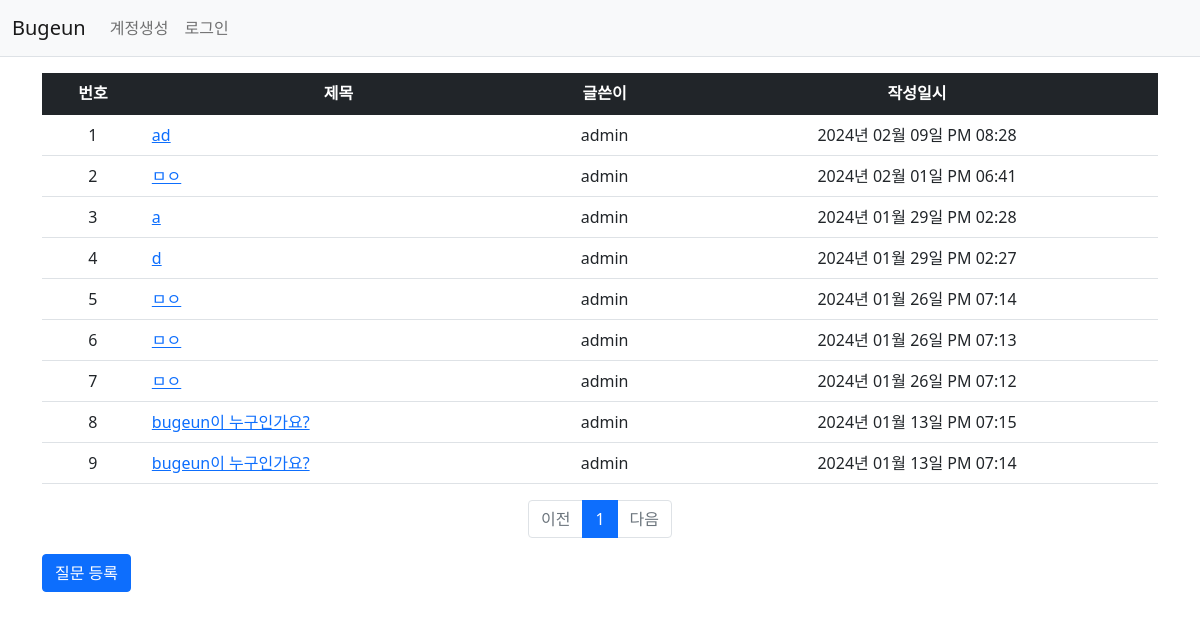
Page /question/list/ on the committed database.
### homepage/models.py (models this page shows)
class Question(db.Model):
    id = db.Column(db.Integer, primary_key=True)
    subject = db.Column(db.String(200), nullable=False)
    content = db.Column(db.Text(), nullable=False)
    create_date = db.Column(db.DateTime(), nullable=False)
    user_id = db.Column(db.Integer, db.ForeignKey('user.id', ondelete='CASCADE'), nullable=False)
    user = db.relationship('User', backref=db.backref('question_set'))
    modify_date = db.Column(db.DateTime(), nullable=True)
    voter = db.relationship('User', secondary=question_voter, backref=db.backref('question_voter_set'))

class User(db.Model):
    id = db.Column(db.Integer, primary_key=True)
    username = db.Column(db.String(150), unique=True, nullable=False)
    password = db.Column(db.String(200), nullable=False)
    email = db.Column(db.String(150), unique=True, nullable=False)
    pnumber = db.Column(db.String(150), unique=True, nullable=True)
    Hadress = db.Column(db.String(300), nullable=True)
    pcode = db.Column(db.String(150), nullable=True)
    Cadress = db.Column(db.String(200), nullable=True)
    Clitype = db.Column(db.String(20), nullable=True)
    Ncode = db.Column(db.String(50), nullable=True)

### homepage/views/question_views.py (the view)
@bp.route('/list/')
def _list():
    page = request.args.get('page', type=int, default=1)
    question_list = Question.query.order_by(Question.create_date.desc())
    question_list = question_list.paginate(page=page, per_page=10)
    return render_template('question/question_list.html', question_list=question_list)

### homepage/filter.py (called while the page is built)
def format_datetime(value, fmt='%Y년 %m월 %d일 %p %I:%M'):
    return value.strftime(fmt)

### homepage/views/auth_views.py (called while the page is built)
@bp.before_app_request
def load_logged_in_user():
    user_id = session.get('user_id')
    if user_id is None:
        g.user=None
    else:
        g.user = User.query.get(user_id)

### homepage/templates/question/question_list.html
{% extends 'base.html' %}
{% block content %}
<div class="container my-3">
    <table class="table">
        <thead>
        <tr class="text-center table-dark">
            <th>번호</th>
            <th>제목</th>
            <th>글쓴이</th>
            <th>작성일시</th>
        </tr>
        </thead>
        <tbody>
        {% if question_list %}
        {% for question in question_list.items %}
        <tr class="text-center">
            <td>{{ loop.index }}</td>
            <td class="text-start">
                <a href="{{ url_for('question.detail', question_id=question.id) }}">{{ question.subject }}</a>
            </td>
            <td>{{ question.user.username }}</td>
            <td>{{ question.create_date|datetime }}</td>
        </tr>
        {% endfor %}
        {% else %}
        <tr>
            <td colspan="3">질문이 없습니다.</td>
        </tr>
        {% endif %}
        </tbody>
    </table>
      <ul class="pagination justify-content-center">
        {% if question_list.has_prev %}
        <li class="page-item">
            <a class="page-link" href="?page={{ question_list.prev_num }}">이전</a>
        </li>
        {% else %}
        <li class="page-item disabled">
            <a class="page-link" tabindex="-1" aria-disabled="true" href="javascript:void(0)">이전</a>
        </li>
        {% endif %}
        {% for page_num in question_list.iter_pages() %}
        {% if page_num %}
        {% if page_num != question_list.page %}
        <li class="page-item">
            <a class="page-link" href="?page={{ page_num }}">{{ page_num }}</a>
        </li>
        {% else %}
        <li class="page-item active" aria-current="page">
            <a class="page-link" href="javascript:void(0)">{{ page_num }}</a>
        </li>
        {% endif %}
        {% else %}
        <li class="disabled">
            <a class="page-link" href="javascript:void(0)">...</a>
        </li>
        {% endif %}
        {% endfor %}
        {% if question_list.has_next %}
        <li class="page-item">
            <a class="page-link" href="?page={{ question_list.next_num }}">다음</a>
        </li>
        {% else %}
        <li class="page-item disabled">
            <a class="page-link" tabindex="-1" aria-disabled="true" href="javascript:void(0)">다음</a>
        </li>
        {% endif %}
    </ul>
    <a href ="{{url_for('question.create')}}" class="btn btn-primary">질문 등록</a>
</div>
{% endblock %}

### homepage/templates/base.html (shortened to what this page needs)
<!doctype html>
<html lang="ko">
<head>
    <link rel="stylesheet" href="{{ url_for('static', filename='bootstrap.min.css') }}">
    <link rel="stylesheet" href="{{ url_for('static', filename='style.css') }}">
</head>
<body>
{% include "navbar.html" %}
{% block content %}
{% endblock %}
</body>
</html>

### homepage/templates/navbar.html (shortened to what this page needs)
<nav class="navbar navbar-expand-lg navbar-light bg-light border-bottom">
    <div class="container-fluid">
        <a class="navbar-brand" href="{{ url_for('main.index') }}">Bugeun</a>
        <div class="collapse navbar-collapse" id="navbarSupportedContent">
                {% if g.user %}
                <ul class="navbar-nav">
                    <li class="nav-item">
                        <a class="nav-link" href="{{url_for('auth.logout')}}">{{ g.user.username }}(로그아웃)</a>
                    </li>
                </ul>
                {% else %}
                <ul class="navbar-nav me-auto mb-2 mb-lg-0">
                    <li class="nav-item">
                        <a class="nav-link" href="{{url_for('auth.signup')}}">계정생성</a>
                    </li>
                    <li class="nav-item">
                        <a class="nav-link" href="{{url_for('auth.login')}}">로그인</a>
                    </li>
            </ul>
            {% endif %}
        </div>
    </div>
</nav>

### rows in the picture
Question: subject "ad", user.username "admin", create_date "2024년 02월 09일 PM 08:28"
Question: subject "ㅁㅇ", user.username "admin", create_date "2024년 02월 01일 PM 06:41"
Question: subject "a", user.username "admin", create_date "2024년 01월 29일 PM 02:28"
Question: subject "d", user.username "admin", create_date "2024년 01월 29일 PM 02:27"
Question: subject "ㅁㅇ", user.username "admin", create_date "2024년 01월 26일 PM 07:14"
Question: subject "ㅁㅇ", user.username "admin", create_date "2024년 01월 26일 PM 07:13"
Question: subject "ㅁㅇ", user.username "admin", create_date "2024년 01월 26일 PM 07:12"
Question: subject "bugeun이 누구인가요?", user.username "admin", create_date "2024년 01월 13일 PM 07:15"
Question: subject "bugeun이 누구인가요?", user.username "admin", create_date "2024년 01월 13일 PM 07:14"

### other values in the picture
{{ page_num }} "1"
